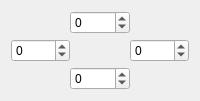
                     <widget class="QWidget" name="overscanPalTab">
                      <attribute name="title">
                       <string>PAL</string>
                      </attribute>
                      <layout class="QGridLayout" name="gridLayout_4">
                       <property name="horizontalSpacing">
                        <number>0</number>
                       </property>
                       <property name="verticalSpacing">
                        <number>5</number>
                       </property>
                       <item row="2" column="1">
                        <widget class="QSpinBox" name="overscanPalBottomSpinBox">
                         <property name="minimum">
                          <number>-99</number>
                         </property>
                        </widget>
                       </item>
                       <item row="1" column="2">
                        <widget class="QSpinBox" name="overscanPalRightSpinBox">
                         <property name="minimum">
                          <number>-99</number>
                         </property>
                        </widget>
                       </item>
                       <item row="1" column="0">
                        <widget class="QSpinBox" name="overscanPalLeftSpinBox">
                         <property name="minimum">
                          <number>-99</number>
                         </property>
                        </widget>
                       </item>
                       <item row="0" column="1">
                        <widget class="QSpinBox" name="overscanPalTopSpinBox">
                         <property name="minimum">
                          <number>-99</number>
                         </property>
                        </widget>
                       </item>
                      </layout>
                     </widget>
